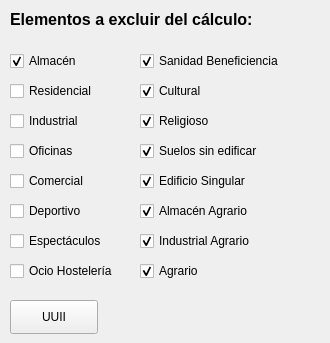
      <widget class="QWidget" name="tab_3">
       <attribute name="title">
        <string>Análisis</string>
       </attribute>
       <widget class="QCheckBox" name="checkBox_Sanidad_Beneficiencia">
        <property name="geometry">
         <rect>
          <x>140</x>
          <y>50</y>
          <width>181</width>
          <height>22</height>
         </rect>
        </property>
        <property name="text">
         <string>Sanidad Beneficiencia</string>
        </property>
        <property name="checked">
         <bool>true</bool>
        </property>
       </widget>
       <widget class="QCheckBox" name="checkBox_Industrial_Agrario">
        <property name="geometry">
         <rect>
          <x>140</x>
          <y>230</y>
          <width>131</width>
          <height>22</height>
         </rect>
        </property>
        <property name="text">
         <string>Industrial Agrario</string>
        </property>
        <property name="checked">
         <bool>true</bool>
        </property>
       </widget>
       <widget class="QCheckBox" name="checkBox_Suelos_sin">
        <property name="geometry">
         <rect>
          <x>140</x>
          <y>140</y>
          <width>141</width>
          <height>22</height>
         </rect>
        </property>
        <property name="text">
         <string>Suelos sin edificar</string>
        </property>
        <property name="checked">
         <bool>true</bool>
        </property>
       </widget>
       <widget class="QCheckBox" name="checkBox_Agrario">
        <property name="geometry">
         <rect>
          <x>140</x>
          <y>260</y>
          <width>88</width>
          <height>22</height>
         </rect>
        </property>
        <property name="text">
         <string>Agrario</string>
        </property>
        <property name="checked">
         <bool>true</bool>
        </property>
       </widget>
       <widget class="QCheckBox" name="checkBox_Oficinas">
        <property name="geometry">
         <rect>
          <x>10</x>
          <y>140</y>
          <width>88</width>
          <height>22</height>
         </rect>
        </property>
        <property name="text">
         <string>Oficinas</string>
        </property>
       </widget>
       <widget class="QCheckBox" name="checkBox_Almacen">
        <property name="geometry">
         <rect>
          <x>10</x>
          <y>50</y>
          <width>88</width>
          <height>22</height>
         </rect>
        </property>
        <property name="text">
         <string>Almacén</string>
        </property>
        <property name="checked">
         <bool>true</bool>
        </property>
       </widget>
       <widget class="QCheckBox" name="checkBox_Edificio_Singular">
        <property name="geometry">
         <rect>
          <x>140</x>
          <y>170</y>
          <width>141</width>
          <height>22</height>
         </rect>
        </property>
        <property name="text">
         <string>Edificio Singular</string>
        </property>
        <property name="checked">
         <bool>true</bool>
        </property>
       </widget>
       <widget class="QCheckBox" name="checkBox_Almacen_agrario">
        <property name="geometry">
         <rect>
          <x>140</x>
          <y>200</y>
          <width>141</width>
          <height>22</height>
         </rect>
        </property>
        <property name="text">
         <string>Almacén Agrario</string>
        </property>
        <property name="checked">
         <bool>true</bool>
        </property>
       </widget>
       <widget class="QCheckBox" name="checkBox_Religioso">
        <property name="geometry">
         <rect>
          <x>140</x>
          <y>110</y>
          <width>88</width>
          <height>22</height>
         </rect>
        </property>
        <property name="text">
         <string>Religioso</string>
        </property>
        <property name="checked">
         <bool>true</bool>
        </property>
       </widget>
       <widget class="QCheckBox" name="checkBox_Ocio_Hosteleria">
        <property name="geometry">
         <rect>
          <x>10</x>
          <y>260</y>
          <width>121</width>
          <height>22</height>
         </rect>
        </property>
        <property name="text">
         <string>Ocio Hostelería</string>
        </property>
       </widget>
       <widget class="QPushButton" name="boton_uuii">
        <property name="geometry">
         <rect>
          <x>10</x>
          <y>300</y>
          <width>88</width>
          <height>34</height>
         </rect>
        </property>
        <property name="text">
         <string>UUII</string>
        </property>
       </widget>
       <widget class="QCheckBox" name="checkBox_Cultural">
        <property name="geometry">
         <rect>
          <x>140</x>
          <y>80</y>
          <width>88</width>
          <height>22</height>
         </rect>
        </property>
        <property name="text">
         <string>Cultural</string>
        </property>
        <property name="checked">
         <bool>true</bool>
        </property>
       </widget>
       <widget class="QCheckBox" name="checkBox_Espectaculos">
        <property name="geometry">
         <rect>
          <x>10</x>
          <y>230</y>
          <width>111</width>
          <height>22</height>
         </rect>
        </property>
        <property name="text">
         <string>Espectáculos</string>
        </property>
       </widget>
       <widget class="QCheckBox" name="checkBox_Residencial">
        <property name="geometry">
         <rect>
          <x>10</x>
          <y>80</y>
          <width>101</width>
          <height>22</height>
         </rect>
        </property>
        <property name="text">
         <string>Residencial</string>
        </property>
       </widget>
       <widget class="QCheckBox" name="checkBox_Deportivo">
        <property name="geometry">
         <rect>
          <x>10</x>
          <y>200</y>
          <width>88</width>
          <height>22</height>
         </rect>
        </property>
        <property name="text">
         <string>Deportivo</string>
        </property>
       </widget>
       <widget class="QLabel" name="label_12">
        <property name="geometry">
         <rect>
          <x>10</x>
          <y>10</y>
          <width>251</width>
          <height>18</height>
         </rect>
        </property>
        <property name="font">
         <font>
          <pointsize>12</pointsize>
          <weight>75</weight>
          <bold>true</bold>
         </font>
        </property>
        <property name="text">
         <string>Elementos a excluir del cálculo:</string>
        </property>
        <property name="textFormat">
         <enum>Qt::AutoText</enum>
        </property>
       </widget>
       <widget class="QCheckBox" name="checkBox_Industrial">
        <property name="geometry">
         <rect>
          <x>10</x>
          <y>110</y>
          <width>88</width>
          <height>22</height>
         </rect>
        </property>
        <property name="text">
         <string>Industrial</string>
        </property>
       </widget>
       <widget class="QCheckBox" name="checkBox_Comercial">
        <property name="geometry">
         <rect>
          <x>10</x>
          <y>170</y>
          <width>88</width>
          <height>22</height>
         </rect>
        </property>
        <property name="text">
         <string>Comercial</string>
        </property>
       </widget>
      </widget>
